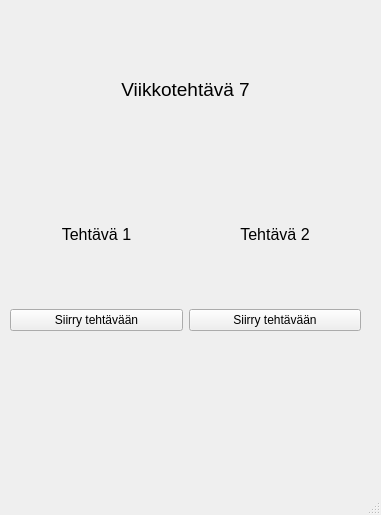
<?xml version="1.0" encoding="UTF-8"?>
<ui version="4.0">
 <class>MainWindow</class>
 <widget class="QMainWindow" name="MainWindow">
  <property name="enabled">
   <bool>true</bool>
  </property>
  <property name="geometry">
   <rect>
    <x>0</x>
    <y>0</y>
    <width>381</width>
    <height>515</height>
   </rect>
  </property>
  <property name="windowTitle">
   <string>MainWindow</string>
  </property>
  <widget class="QWidget" name="centralwidget">
   <widget class="QWidget" name="gridLayoutWidget">
    <property name="geometry">
     <rect>
      <x>10</x>
      <y>20</y>
      <width>351</width>
      <height>311</height>
     </rect>
    </property>
    <layout class="QGridLayout" name="gridLayout">
     <property name="sizeConstraint">
      <enum>QLayout::SizeConstraint::SetNoConstraint</enum>
     </property>
     <item row="1" column="0">
      <layout class="QHBoxLayout" name="horizontalLayout_2">
       <item>
        <widget class="QLabel" name="label_2">
         <property name="font">
          <font>
           <pointsize>12</pointsize>
          </font>
         </property>
         <property name="text">
          <string>Tehtävä 1</string>
         </property>
         <property name="alignment">
          <set>Qt::AlignmentFlag::AlignCenter</set>
         </property>
        </widget>
       </item>
       <item>
        <widget class="QLabel" name="label">
         <property name="font">
          <font>
           <pointsize>12</pointsize>
          </font>
         </property>
         <property name="text">
          <string>Tehtävä 2</string>
         </property>
         <property name="alignment">
          <set>Qt::AlignmentFlag::AlignCenter</set>
         </property>
        </widget>
       </item>
      </layout>
     </item>
     <item row="2" column="0">
      <layout class="QHBoxLayout" name="horizontalLayout">
       <property name="sizeConstraint">
        <enum>QLayout::SizeConstraint::SetNoConstraint</enum>
       </property>
       <item>
        <widget class="QPushButton" name="teht1Button">
         <property name="statusTip">
          <string/>
         </property>
         <property name="text">
          <string>Siirry tehtävään</string>
         </property>
        </widget>
       </item>
       <item>
        <widget class="QPushButton" name="teht2Button">
         <property name="statusTip">
          <string/>
         </property>
         <property name="text">
          <string>Siirry tehtävään</string>
         </property>
        </widget>
       </item>
      </layout>
     </item>
     <item row="0" column="0">
      <widget class="QLabel" name="label_3">
       <property name="font">
        <font>
         <pointsize>14</pointsize>
        </font>
       </property>
       <property name="layoutDirection">
        <enum>Qt::LayoutDirection::LeftToRight</enum>
       </property>
       <property name="autoFillBackground">
        <bool>false</bool>
       </property>
       <property name="text">
        <string>Viikkotehtävä 7</string>
       </property>
       <property name="alignment">
        <set>Qt::AlignmentFlag::AlignCenter</set>
       </property>
      </widget>
     </item>
    </layout>
   </widget>
  </widget>
  <widget class="QMenuBar" name="menubar">
   <property name="geometry">
    <rect>
     <x>0</x>
     <y>0</y>
     <width>381</width>
     <height>21</height>
    </rect>
   </property>
  </widget>
  <widget class="QStatusBar" name="statusbar"/>
 </widget>
 <resources/>
 <connections/>
</ui>
